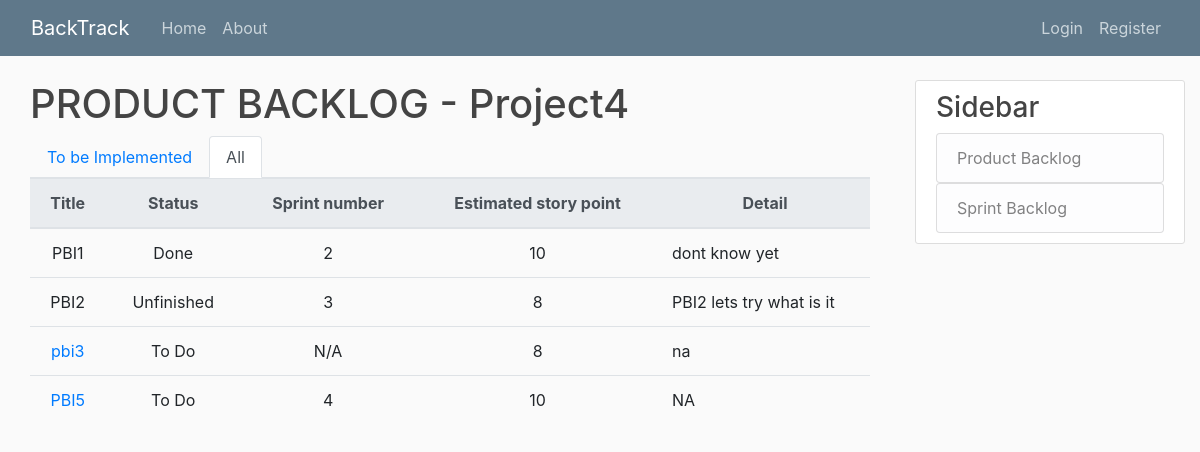
The page /project4/all/ on the database its author committed.
### project/models.py (models this page shows, shortened)
class Project(models.Model):
	title = models.CharField(max_length=20, unique=True)
	details = models.TextField()
	slug = models.SlugField(unique=True, default="")

### productBacklog/models.py (models this page shows, shortened)
class PBI(models.Model):
	priority = models.IntegerField()
	title = models.CharField(max_length=20)
	status_choice = [
		('To Do', 'To Do'),
		('Doing', 'Doing'),
		('Done', 'Done'),
		('Unfinished', 'Unfinished')
	]
	status = models.CharField(
		max_length = 20,
		choices = status_choice,
		default = 'To Do',
	)
	ESP = models.IntegerField("estimated story point")
	details = models.TextField()
	project = models.ForeignKey(Project, on_delete=models.CASCADE, blank=True, null=True, default=None)
	sprint = models.ManyToManyField(Sprint) # , blank=True, null=True, default=None)
	def save(self, *args, **kwargs):
		super().save(*args, **kwargs)

### productBacklog/views.py (the view)
# urls.py: path('all/', AllPBListView.as_view(), name='productBacklog-all'),
class AllPBListView(ListView):
	model = PBI
	template_name = 'productBacklog/home_2.html'
	def dispatch(self, request, *args, **kwargs):
		self.project = get_object_or_404(Project, slug=kwargs['project'])
		return super().dispatch(request, *args, **kwargs)
	def get_context_data(self, **kwargs):
		context = super().get_context_data(**kwargs)
		context['project'] = self.project
		PBIs = []
		done = PBI.objects.filter(Q(project=self.project), Q(status="Done"))
		queryset = PBI.objects.filter(Q(project=self.project), Q(status="Doing") | Q(status="To Do") | Q(status="Unfinished")).order_by('priority')
		for pbi in list(done) + list(queryset):
			n = ''
			for i in pbi.sprint.all():
				n += i.title[-1]
				n += ", "
			if n == "":
				n = "N/A.."
			tmp = {"pbi": pbi,
				   "sprint_number": n[:-2]
				   }
			PBIs.append(tmp)
		context['PBIs'] = PBIs
		return context
	def get_queryset(self):
		index = 1
		queryset = PBI.objects.filter(Q(project=self.project), Q(status="Doing") | Q(status="To Do") | Q(status="Unfinished")).order_by('priority')
		for obj in queryset:
			obj.priority = index
			index = index + 1
			obj.save()
		return queryset

### templates/productBacklog/home_2.html (shortened to what this page needs)
{% extends "base.html" %}
{% block content %}
	<div class="col">
	<h1>PRODUCT BACKLOG - {{ project.title }}</h1>
	<ul class="nav nav-tabs" align="right">
		<li class="nav-item">
				<a class="nav-link" href="{% url 'productBacklog-home' project.slug %}">To be Implemented</a>
		</li>
		<li class="nav-item">
			<a class="nav-link active" href="">All</a>
		</li>
	</ul>
	<table class="table table-hover" >
		<thead class="thead-light">
			<tr>
	    		<th>Title</th>
	    		<th>Status</th>
	    		<th>Sprint number</th>
	    		<th>Estimated story point</th>
	    		<th>Detail</th>
	    	</tr>
    	</thead>
    	<tbody>
			{% for i in PBIs %}
			<tr>
				{% if i.pbi.status == "To Do" %}
					<td><a class="pbi-title" data-toggle="tooltip" data-placement="top" title="edit/delete" href="{% url 'productBacklog-detail' project.slug i.pbi.pk%}">{{ i.pbi.title }}</a></td>
					<td>{{ i.pbi.status }}</td>
					<td>{{ i.sprint_number }}</td>
					<td>{{ i.pbi.ESP }}</td>
					<td width="25%"; style="text-align: justify;">{{ i.pbi.details }}
				{% else %}
					<td><a class="pbi-title" data-toggle="tooltip" data-placement="top">{{ i.pbi.title }}</a></td>
					<td>{{ i.pbi.status }}</td>
					<td>{{ i.sprint_number }}</td>
					<td>{{ i.pbi.ESP }}</td>
					<td width="25%"; style="text-align: justify;">{{ i.pbi.details }}</td>
				{% endif %}
			</tr>
			{% endfor %}
		</tbody>
	</table>
</div>
{% endblock content %}

### productBacklog/static/PBI/main.css (style rules this page uses)
body { background: #fafafa; color: #333333; margin-top: 5rem; }
h1, h2, h3, h4, h5, h6 { color: #444444; }
ul { margin: 0; }

### templates/productBacklog/home_2.html (style rules this page uses)
td, th { text-align: center; }

### rows shown on the page
Project: title "Project4"
PBI: pbi "PBI1", pbi.status "Done", sprint_number "2", pbi.ESP "10", pbi.details "dont know yet"
PBI: pbi "PBI2", pbi.status "Unfinished", sprint_number "3", pbi.ESP "8", pbi.details "PBI2 lets try what is it"
PBI: pbi "pbi3", pbi.status "To Do", sprint_number "N/A", pbi.ESP "8", pbi.details "na"
PBI: pbi "PBI5", pbi.status "To Do", sprint_number "4", pbi.ESP "10", pbi.details "NA"
